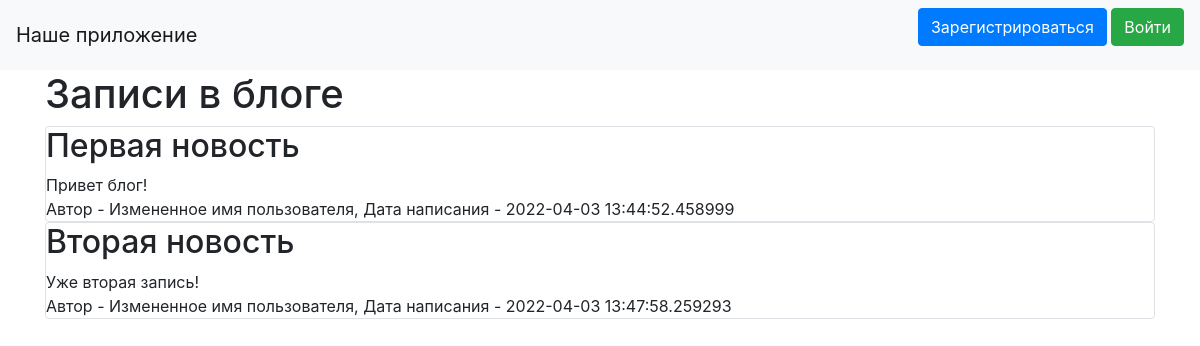
The page / on the database its author committed.
### data/news.py (models this page shows, shortened)
class News(SqlAlchemyBase):
    __tablename__ = 'news'
    id = sqlalchemy.Column(sqlalchemy.Integer,
    primary_key=True, autoincrement=True)
    title = sqlalchemy.Column(sqlalchemy.String, nullable=True)
    content = sqlalchemy.Column(sqlalchemy.String, nullable=True)
    created_date = sqlalchemy.Column(sqlalchemy.DateTime,
    default=datetime.datetime.now)
    is_private = sqlalchemy.Column(sqlalchemy.Boolean, default=True)
    user_id = sqlalchemy.Column(sqlalchemy.Integer,
                                sqlalchemy.ForeignKey("users.id"))
    user = orm.relation('User')

### data/users.py (models this page shows, shortened)
class User(SqlAlchemyBase, UserMixin):
    __tablename__ = 'users'
    id = sqlalchemy.Column(sqlalchemy.Integer,
                           primary_key=True, autoincrement=True)
    name = sqlalchemy.Column(sqlalchemy.String, nullable=True)
    about = sqlalchemy.Column(sqlalchemy.String, nullable=True)
    email = sqlalchemy.Column(sqlalchemy.String,
                              index=True, unique=True, nullable=True)
    hashed_password = sqlalchemy.Column(sqlalchemy.String, nullable=True)
    created_date = sqlalchemy.Column(sqlalchemy.DateTime,
                                     default=datetime.datetime.now)
    news = orm.relation("News", back_populates='user')

### main.py (the view)
@app.route("/")
def index():
    db_sess = db_session.create_session()
    news = db_sess.query(News).filter(News.is_private != True)
    return render_template("index.html", news=news)

### data/db_session.py (called while the page is built)
def create_session() -> Session:
    global __factory
    return __factory()

### templates/index.html
{% extends "base.html" %}
{% block content %}
<h1>Записи в блоге</h1>
{% for item in news%}
<div class="col-md6 border rounded">
    <h2>{{item.title}}</h2>
    <div>
        {{item.content}}
    </div>
    <div>
        Автор - {{item.user.name}}, Дата написания - {{item.created_date}}
    </div>
</div>
{% endfor %}
{% endblock %}

### templates/base.html (shortened to what this page needs)
<!doctype html>
<html lang="en">
<head>
    <link rel="stylesheet"
          href="https://stackpath.bootstrapcdn.com/bootstrap/4.4.1/css/bootstrap.min.css"
>
</head>
<body>
<header>
    <nav class="navbar navbar-light bg-light">
        <a class="navbar-brand" href="#">Наше приложение</a>
        {% if current_user.is_authenticated %}
            <a class="navbar-brand" href="/logout">{{ current_user.name }}</a>
        {% else %}
            <p>
                <a class="btn btn-primary " href="/register">Зарегистрироваться</a>
                <a class="btn btn-success" href="/login">Войти</a>
            </p>
        {% endif %}
    </nav>
</header>
<main role="main" class="container">
    {% block content %}{% endblock %}
</main>
</body>
</html>

### rows shown on the page
News: title "Первая новость", content "Привет блог!", user.name "Измененное имя пользователя", created_date "2022-04-03 13:44:52.458999"
News: title "Вторая новость", content "Уже вторая запись!", user.name "Измененное имя пользователя", created_date "2022-04-03 13:47:58.259293"
